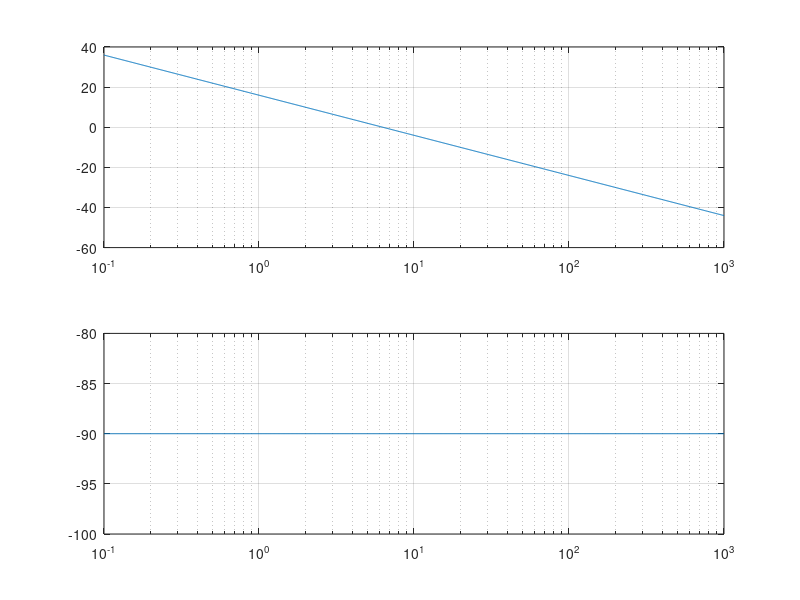
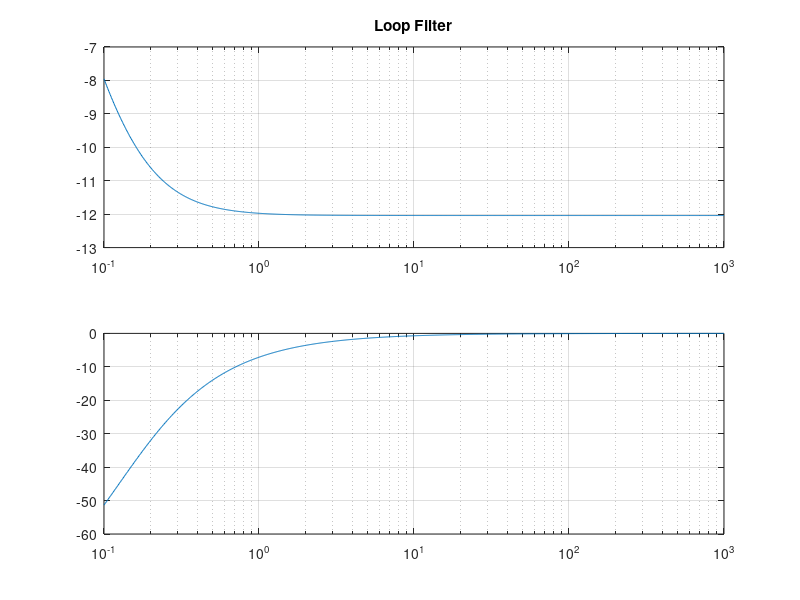
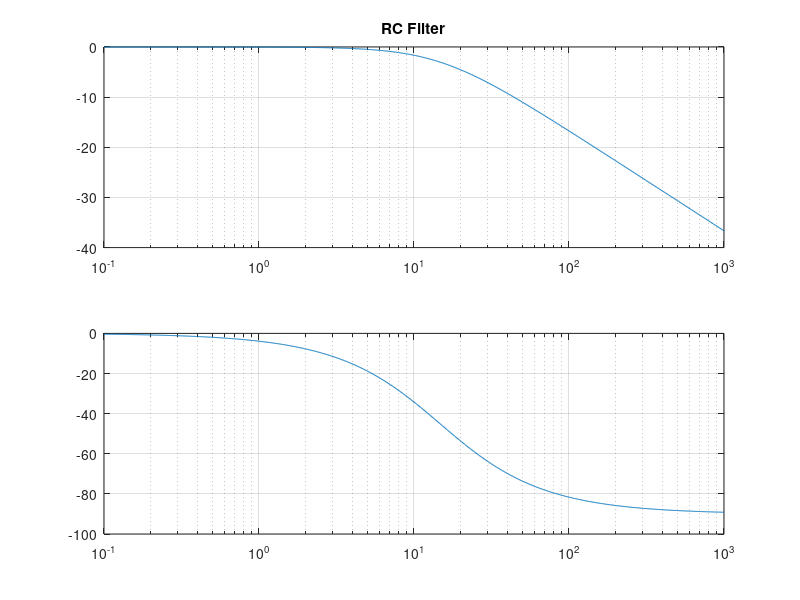
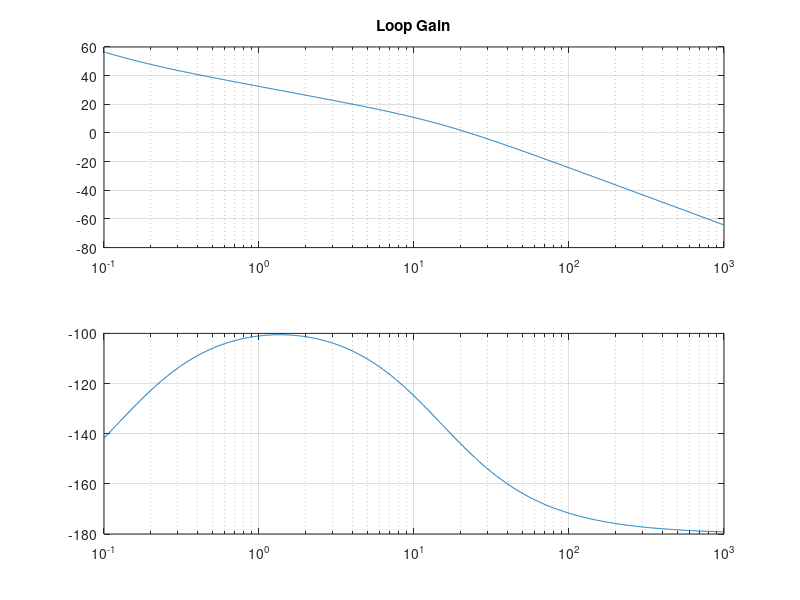

The MATLAB source for these figures, in order:
Ts=1/(27e6/91);
w=logspace(-1,3,1000);

%Phase Detector:
Hf2p=2*pi*1./(i*w);

%Loop Filter:
Gp=1/4;
Gi=1/32;
Hl=1./(i*w)*Gi+Gp;

%RC Filter:
R=100e3;
C=680e-9;
Hrc=1./(R*C*i*w+1);

%VCXO:
Kvcxo=90e-6;
fvcxo=148.5e6/1.001;

%Decimator:
Gdec=1/500;

%Loop Gain:
Hloop=Hf2p.*Hl.*Hrc.*Kvcxo.*fvcxo.*Gdec;

%From VCXO voltage noise to jitter:
HVc2jit=Kvcxo.*fvcxo.*(1./(i*w)).*10./(1+Hloop);


figure(1)
subplot(2,1,1)
semilogx(w,20*log10(abs(Hf2p)));
grid on
subplot(2,1,2)
semilogx(w,180./pi*angle(Hf2p));
grid on

figure(2)
subplot(2,1,1)
semilogx(w,20*log10(abs(Hl)));
title('Loop Filter')
grid on
subplot(2,1,2)
semilogx(w,180./pi*angle(Hl));
grid on

figure(3)
subplot(2,1,1)
semilogx(w,20*log10(abs(Hrc)));
title('RC Filter')
grid on
subplot(2,1,2)
semilogx(w,180./pi*angle(Hrc));
grid on

figure(4)
subplot(2,1,1)
semilogx(w,20*log10(abs(Hloop)));
grid on
title('Loop Gain')
subplot(2,1,2)
semilogx(w,180./pi*angle(Hloop));
grid on

figure(5)
subplot(2,1,1)
semilogx(w,20*log10(abs(HVc2jit)));
grid on
title('From VCXO voltage (Vc) to output jitter (UI)')
subplot(2,1,2)
semilogx(w,180./pi*angle(HVc2jit));
grid on
